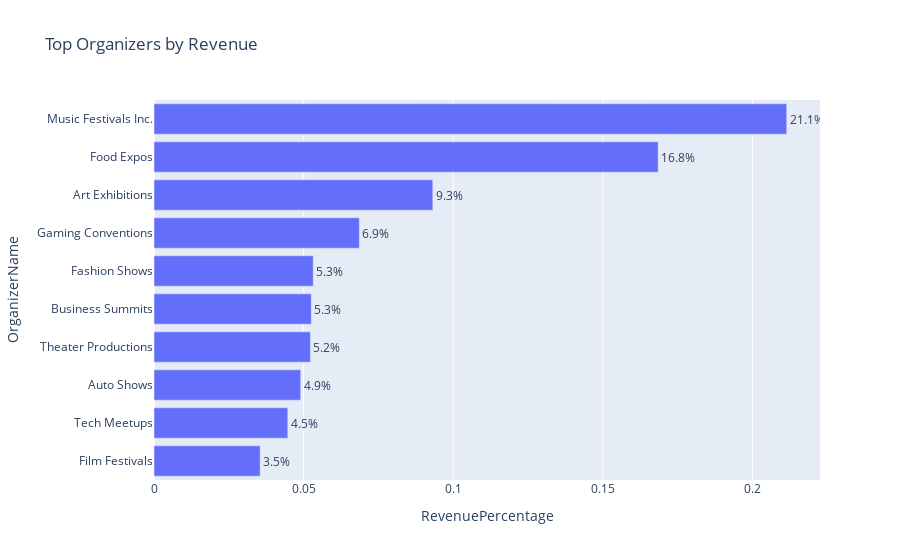

Here is the notebook cell this chart was saved with:
### Markdown cell above
#### - Top Organizers by Revenue Percentage: 
Identifies which event organizers generate the most revenue.

### Code cell
# SQL Query
organizer_revenue_query = """
WITH
    organizer_sales AS (
        SELECT 
            O.OrganizerName,
            SUM(P.Amount) AS TotalRevenue
        FROM Payment P
        INNER JOIN Booking B ON P.BookingID = B.BookingID
        INNER JOIN Event E ON B.EventID = E.EventID
        INNER JOIN Organizer O ON E.UserID = O.UserID
        GROUP BY O.OrganizerName
    )
SELECT
    OrganizerName,
    TotalRevenue,
    CAST(TotalRevenue AS FLOAT) / (SELECT SUM(TotalRevenue) FROM organizer_sales) AS RevenuePercentage
FROM organizer_sales
ORDER BY TotalRevenue DESC
LIMIT 10;
"""

# Fetch Data
organizer_revenue_df = run_query(organizer_revenue_query)

# Sort by Revenue
organizer_revenue_df.sort_values("TotalRevenue", inplace=True)

# Create Horizontal Bar Chart
organizer_revenue_plot = px.bar(
    organizer_revenue_df,
    x="RevenuePercentage",
    y="OrganizerName",
    orientation="h",
    text="RevenuePercentage",
    title="Top Organizers by Revenue",
)

# Format text labels
organizer_revenue_plot.update_traces(texttemplate="%{text:.1%}", textposition="outside")

# Show Chart
organizer_revenue_plot.show()

### Figure 1 — Plotly figure (JSON) as saved in the notebook; plotly's stock layout.template omitted (floating-point values rounded to 4 significant figures)
{"data": [{"alignmentgroup": "True", "hovertemplate": "RevenuePercentage=%{text}<br>OrganizerName=%{y}<extra></extra>", "legendgroup": "", "marker": {"color": "#636efa", "pattern": {"shape": ""}}, "name": "", "offsetgroup": "", "orientation": "h", "showlegend": false, "text": [0.03547, 0.04472, 0.04902, 0.05228, 0.05257, 0.05322, 0.06862, 0.09318, 0.1685, 0.2115], "textposition": "outside", "texttemplate": "%{text:.1%}", "type": "bar", "x": [0.03547, 0.04472, 0.04902, 0.05228, 0.05257, 0.05322, 0.06862, 0.09318, 0.1685, 0.2115], "xaxis": "x", "y": ["Film Festivals", "Tech Meetups", "Auto Shows", "Theater Productions", "Business Summits", "Fashion Shows", "Gaming Conventions", "Art Exhibitions", "Food Expos", "Music Festivals Inc."], "yaxis": "y"}], "layout": {"autosize": true, "barmode": "relative", "legend": {"tracegroupgap": 0}, "title": {"text": "Top Organizers by Revenue"}, "xaxis": {"anchor": "y", "autorange": true, "domain": [0, 1], "range": [0, 0.2226], "title": {"text": "RevenuePercentage"}, "type": "linear"}, "yaxis": {"anchor": "x", "autorange": true, "domain": [0, 1], "range": [-0.5, 9.5], "title": {"text": "OrganizerName"}, "type": "category"}}}
